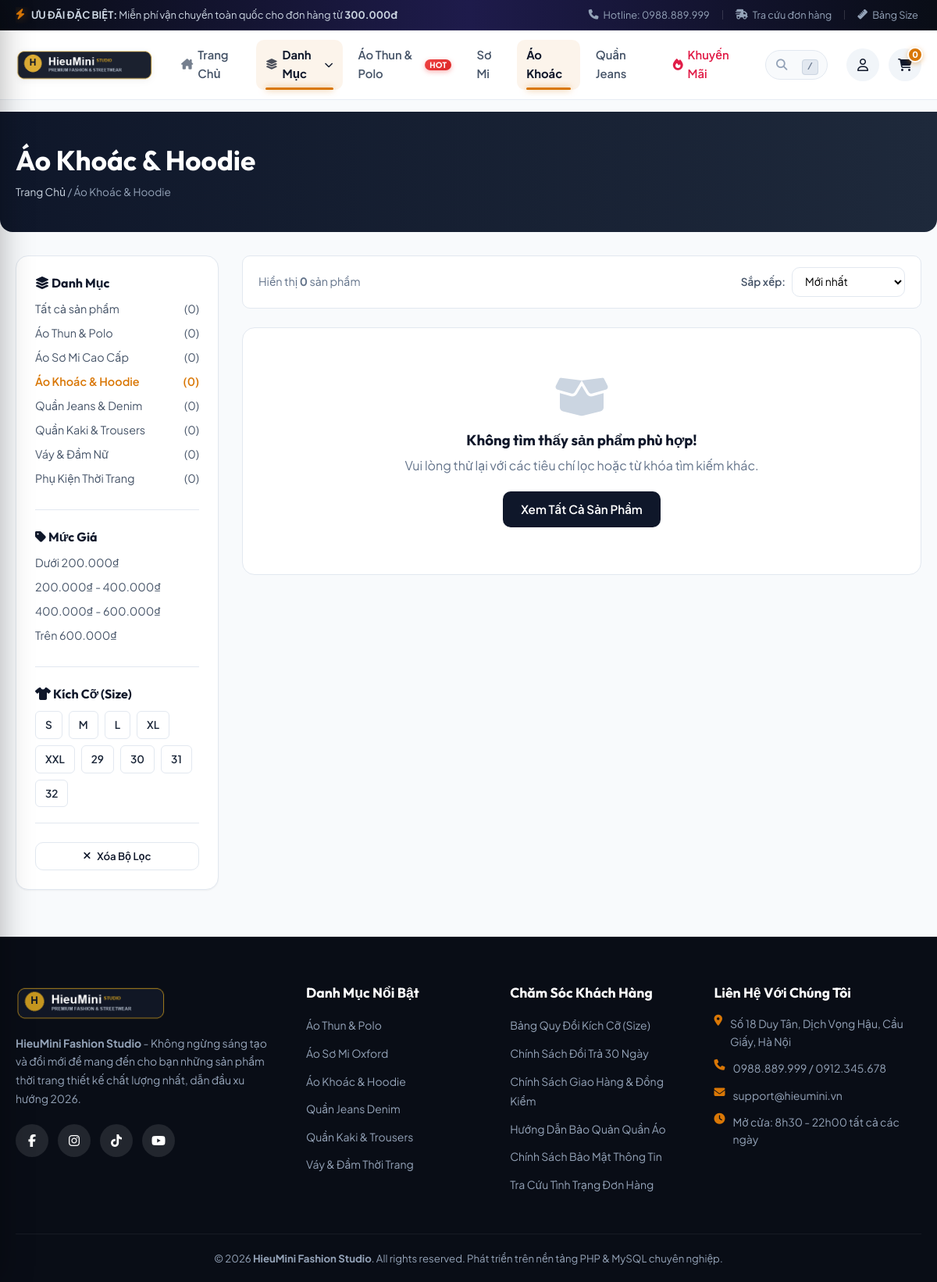
The page /products.php?cat=ao-khoac-hoodie on the database its author committed.
### tables this page shows
CREATE TABLE IF NOT EXISTS `categories` (
    `id` INT AUTO_INCREMENT PRIMARY KEY,
    `name` VARCHAR(100) NOT NULL,
    `slug` VARCHAR(100) NOT NULL UNIQUE,
    `description` TEXT DEFAULT NULL,
    `image` VARCHAR(255) DEFAULT NULL,
    `status` TINYINT(1) DEFAULT 1,
    `created_at` TIMESTAMP DEFAULT CURRENT_TIMESTAMP
);

### products.php (the view, shortened to what this page needs)
<?php
require_once __DIR__ . '/includes/header.php';
$catSlug = isset($_GET['cat']) ? trim($_GET['cat']) : '';
$keyword = isset($_GET['keyword']) ? trim($_GET['keyword']) : '';
$priceRange = isset($_GET['price']) ? trim($_GET['price']) : '';
$selectedSize = isset($_GET['size']) ? trim($_GET['size']) : '';
$sort = isset($_GET['sort']) ? trim($_GET['sort']) : 'newest';
$cats = $pdo->query("SELECT c.*, COUNT(p.id) as product_count FROM categories c LEFT JOIN products p ON c.id = p.category_id AND p.status = 1 WHERE c.status = 1 GROUP BY c.id ORDER BY c.id ASC")->fetchAll();
$query = "SELECT p.*, c.name as category_name, c.slug as category_slug FROM products p JOIN categories c ON p.category_id = c.id WHERE p.status = 1";
$params = [];
if ($catSlug) {
    $query .= " AND c.slug = ?";
    $params[] = $catSlug;
}
switch ($sort) {
    case 'newest':
    default:
        $query .= " ORDER BY p.id DESC";
        break;
}
$stmt = $pdo->prepare($query);
$stmt->execute($params);
$products = $stmt->fetchAll();
$currentCatName = "Tất Cả Sản Phẩm Thời Trang";
if ($catSlug) {
    foreach ($cats as $c) {
        if ($c['slug'] === $catSlug) {
            $currentCatName = $c['name'];
            break;
        }
    }
}
?>
<div class="page-header-banner">
    <div class="container">
        <h1><?= htmlspecialchars($currentCatName) ?></h1>
        <div class="breadcrumbs">
            <a href="index.php">Trang Chủ</a> / <span><?= htmlspecialchars($currentCatName) ?></span>
        </div>
    </div>
</div>
<div class="container">
    <div class="shop-layout">
        <aside class="shop-sidebar">
            <div class="filter-group">
                <h4 class="filter-title"><i class="fa-solid fa-layer-group"></i> Danh Mục</h4>
                <ul class="filter-list">
                    <li>
                        <a href="products.php" class="<?= empty($catSlug) ? 'active' : '' ?>">
                            <span>Tất cả sản phẩm</span>
                            <span>(<?= array_sum(array_column($cats, 'product_count')) ?>)</span>
                        </a>
                    </li>
                    <?php foreach ($cats as $c): ?>
                        <li>
                            <a href="products.php?cat=<?= $c['slug'] ?>" class="<?= $catSlug === $c['slug'] ? 'active' : '' ?>">
                                <span><?= htmlspecialchars($c['name']) ?></span>
                                <span>(<?= $c['product_count'] ?>)</span>
                            </a>
                        </li>
                    <?php endforeach; ?>
                </ul>
            </div>
            <div class="filter-group">
                <h4 class="filter-title"><i class="fa-solid fa-tag"></i> Mức Giá</h4>
                <ul class="filter-list">
                    <li><a href="products.php?<?= http_build_query(array_merge($_GET, ['price' => 'under_200'])) ?>" class="<?= $priceRange === 'under_200' ? 'active' : '' ?>">Dưới 200.000₫</a></li>
                    <li><a href="products.php?<?= http_build_query(array_merge($_GET, ['price' => '200_400'])) ?>" class="<?= $priceRange === '200_400' ? 'active' : '' ?>">200.000₫ - 400.000₫</a></li>
                    <li><a href="products.php?<?= http_build_query(array_merge($_GET, ['price' => '400_600'])) ?>" class="<?= $priceRange === '400_600' ? 'active' : '' ?>">400.000₫ - 600.000₫</a></li>
                    <li><a href="products.php?<?= http_build_query(array_merge($_GET, ['price' => 'above_600'])) ?>" class="<?= $priceRange === 'above_600' ? 'active' : '' ?>">Trên 600.000₫</a></li>
                </ul>
            </div>
            <div class="filter-group">
                <h4 class="filter-title"><i class="fa-solid fa-shirt"></i> Kích Cỡ (Size)</h4>
                <div class="size-pill-group">
                    <?php $sizesList = ['S', 'M', 'L', 'XL', 'XXL', '29', '30', '31', '32']; ?>
                    <?php foreach ($sizesList as $sz): ?>
                        <a href="products.php?<?= http_build_query(array_merge($_GET, ['size' => ($selectedSize === $sz ? '' : $sz)])) ?>" class="size-pill <?= $selectedSize === $sz ? 'active' : '' ?>">
                            <?= $sz ?>
                        </a>
                    <?php endforeach; ?>
                </div>
            </div>
            <?php if ($catSlug || $keyword || $priceRange || $selectedSize): ?>
                <div style="margin-top: 20px;">
                    <a href="products.php" class="btn btn-outline btn-sm btn-block">
                        <i class="fa-solid fa-xmark"></i> Xóa Bộ Lọc
                    </a>
                </div>
            <?php endif; ?>
        </aside>
        <main>
            <div class="shop-top-toolbar">
                <div style="font-size: 0.9rem; color: var(--text-muted);">
                    Hiển thị <strong><?= count($products) ?></strong> sản phẩm
                </div>
                <form method="GET" style="display: flex; align-items: center; gap: 8px;">
                    <label style="font-size: 0.85rem; color: var(--secondary); font-weight: 600;">Sắp xếp:</label>
                    <select name="sort" class="sort-select" onchange="this.form.submit()">
                        <option value="newest" <?= $sort === 'newest' ? 'selected' : '' ?>>Mới nhất</option>
                    </select>
                </form>
            </div>
            <?php if (empty($products)): ?>
                <div style="background: #fff; border-radius: var(--radius-lg); padding: 60px; text-align: center; border: 1px solid var(--border);">
                    <i class="fa-solid fa-box-open" style="font-size: 3.5rem; color: #cbd5e1; margin-bottom: 16px;"></i>
                    <h3 style="margin-bottom: 8px;">Không tìm thấy sản phẩm phù hợp!</h3>
                    <p style="color: var(--text-muted); margin-bottom: 20px;">Vui lòng thử lại với các tiêu chí lọc hoặc từ khóa tìm kiếm khác.</p>
                    <a href="products.php" class="btn btn-primary">Xem Tất Cả Sản Phẩm</a>
                </div>
            <?php endif; ?>
        </main>
    </div>
</div>
<?php require_once __DIR__ . '/includes/footer.php'; ?>

### assets/css/style.css (style rules this page uses)
:root { --primary: #0f172a; --primary-hover: #1e293b; --accent: #d97706; --accent-light: #fef3c7; --accent-hover: #b45309; --secondary: #475569; --success: #10b981; --danger: #ef4444; --warning: #f59e0b; --info: #0ea5e9; --bg-main: #f8fafc; --bg-card: #ffffff; --bg-dark: #090d16; --border: #e2e8f0; --border-focus: #cbd5e1; --text-main: #1e293b; --text-muted: #64748b; --text-light: #94a3b8; --text-white: #ffffff; --shadow-sm: 0 1px 2px 0 rgb(0 0 0 / 0.05); --shadow-md: 0 4px 6px -1px rgb(0 0 0 / 0.1), 0 2px 4px -2px rgb(0 0 0 / 0.1); --shadow-lg: 0 10px 15px -3px rgb(0 0 0 / 0.1), 0 4px 6px -4px rgb(0 0 0 / 0.1); --shadow-xl: 0 20px 25px -5px rgb(0 0 0 / 0.1), 0 8px 10px -6px rgb(0 0 0 / 0.1); --radius-sm: 6px; --radius-md: 10px; --radius-lg: 16px; --radius-full: 9999px; --transition: all 0.25s cubic-bezier(0.4, 0, 0.2, 1); --font-main: 'Plus Jakarta Sans', -apple-system, BlinkMacSystemFont, sans-serif; --font-heading: 'Outfit', sans-serif; }
*, *::before, *::after { box-sizing: border-box; margin: 0; padding: 0; }
html { scroll-behavior: smooth; }
body { font-family: var(--font-main); background-color: var(--bg-main); color: var(--text-main); line-height: 1.6; -webkit-font-smoothing: antialiased; }
ul { list-style: none; }
button, input, select, textarea { font-family: inherit; font-size: inherit; }
.container { width: 100%; max-width: 1240px; margin-left: auto; margin-right: auto; padding-left: 20px; padding-right: 20px; }
h1, h2, h3, h4, h5, h6 { font-family: var(--font-heading); font-weight: 700; color: var(--primary); line-height: 1.25; }
.btn { display: inline-flex; align-items: center; justify-content: center; gap: 8px; padding: 10px 22px; border-radius: var(--radius-md); font-weight: 600; font-size: 0.95rem; border: 1px solid transparent; cursor: pointer; transition: var(--transition); }
.btn-primary { background: var(--primary); color: white; }
.btn-outline { border-color: var(--border); background: transparent; color: var(--primary); }
.btn-sm { padding: 6px 14px; font-size: 0.825rem; }
.btn-block { width: 100%; }
.page-header-banner { background: linear-gradient(to right, #0f172a, #1e293b); color: white; padding: 40px 0; margin-bottom: 30px; border-radius: 0 0 var(--radius-lg) var(--radius-lg); }
.page-header-banner h1 { color: white; font-size: 2.2rem; margin-bottom: 8px; }
.breadcrumbs { font-size: 0.85rem; color: #94a3b8; }
.breadcrumbs a { color: #cbd5e1; }
.shop-layout { display: grid; grid-template-columns: 260px 1fr; gap: 30px; margin-bottom: 60px; }
.shop-sidebar { background: #fff; padding: 24px; border-radius: var(--radius-lg); border: 1px solid var(--border); box-shadow: var(--shadow-sm); height: fit-content; }
.filter-group { margin-bottom: 24px; padding-bottom: 20px; border-bottom: 1px solid var(--border); }
.filter-title { font-size: 1rem; font-weight: 700; margin-bottom: 12px; color: var(--primary); }
.filter-list li { margin-bottom: 8px; }
.filter-list a { font-size: 0.9rem; color: var(--secondary); display: flex; justify-content: space-between; }
.filter-list a:hover, .filter-list a.active { color: var(--accent); font-weight: 600; }
.size-pill-group { display: flex; flex-wrap: wrap; gap: 8px; }
.size-pill { padding: 6px 12px; border: 1px solid var(--border); border-radius: var(--radius-sm); font-size: 0.85rem; font-weight: 600; cursor: pointer; background: #fff; transition: var(--transition); }
.shop-top-toolbar { background: #fff; padding: 14px 20px; border-radius: var(--radius-md); border: 1px solid var(--border); display: flex; justify-content: space-between; align-items: center; margin-bottom: 24px; }
.sort-select { padding: 8px 12px; border-radius: var(--radius-md); border: 1px solid var(--border); font-size: 0.875rem; background: #fff; }

### rows shown on the page
categories: name "Áo Khoác & Hoodie", product_count "0"
categories: name "Áo Thun & Polo", product_count "0"
categories: name "Áo Sơ Mi Cao Cấp", product_count "0"
categories: name "Quần Jeans & Denim", product_count "0"
categories: name "Quần Kaki & Trousers", product_count "0"
categories: name "Váy & Đầm Nữ", product_count "0"
categories: name "Phụ Kiện Thời Trang", product_count "0"

### other values the page prints
$cartCount "0"
array_sum(array_column($cats, 'product_count')) "0"
$sz "S"
$sz "M"
$sz "L"
$sz "XL"
$sz "XXL"
$sz "29"
$sz "30"
$sz "31"
$sz "32"
count($products) "0"
